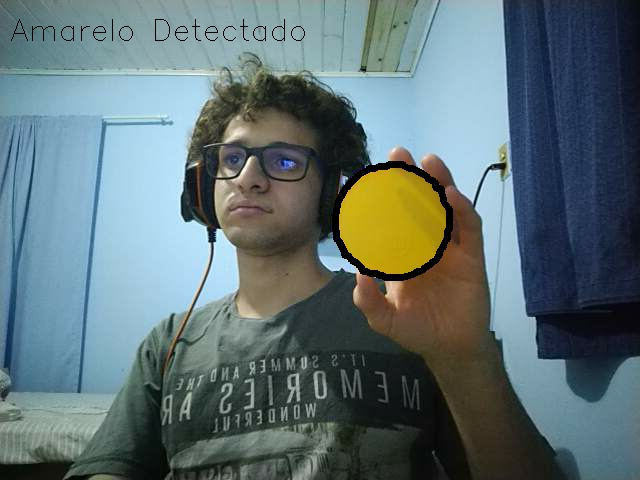
#> input picture logs/log 2020_12_4_20_40_58.jpg, 640 x 480 px, given in place of the camera
$ python SafeCheck.py
#> lines starting #> are read from the running program, lines starting #| are printed output that depends on the picture; after the words box and inside, x2 and y2 are one past the last pixel; in counts of white or black regions, pixels touching at a corner belong together
import numpy as np
import cv2
import face_recognition
import os
import glob
import datetime

car_cascade = cv2.CascadeClassifier("treinamento/cascade.xml")

face_encodings = []
faces_names = []
currentDir = os.getcwd()
path = os.path.join(currentDir, "faces/")

lista = [f for f in glob.glob(path+"*.jpg")]
tamanhoLista = len(lista)
names = lista.copy()

for i in range(tamanhoLista):
    presets = face_recognition.load_image_file(lista[i])
    encoding = face_recognition.face_encodings(presets)[0]
    face_encodings.append(encoding)
    names[i] = names[i].replace(currentDir, "")
    names[i] = names[i].replace(".jpg", "")
    names[i] = names[i].replace("faces", "")
    faces_names.append(names[i])

face_locations = []
face_encodings = []
face_names = []

camera = cv2.VideoCapture(0)
while True:
    _,frame = camera.read()
#> frame is the input picture: shape (480, 640, 3); mean B, G, R 115.7, 113, 95.4
    frame = cv2.flip(frame, 0)
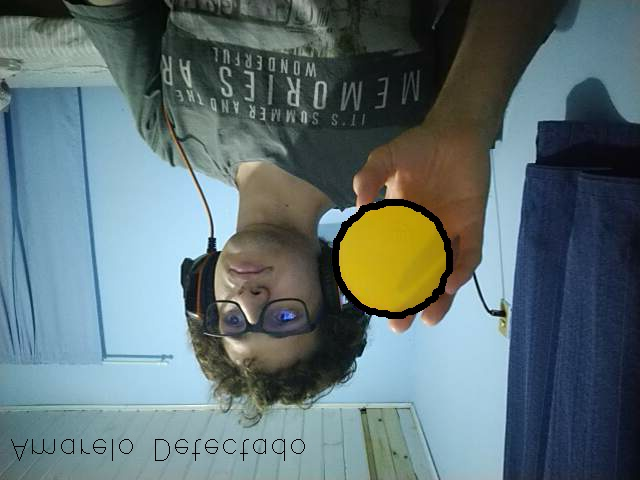
#> frame: shape (480, 640, 3); mean B, G, R 115.7, 113, 95.4
    frame = cv2.flip(frame, 1)
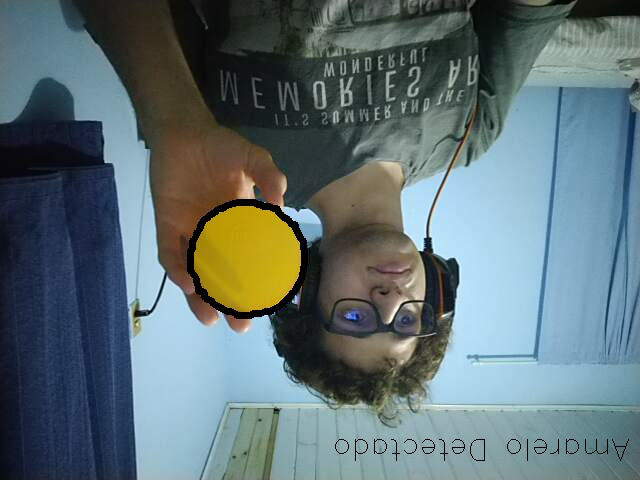
#> frame: shape (480, 640, 3); mean B, G, R 115.7, 113, 95.4

    HSV = cv2.cvtColor(frame,cv2.COLOR_BGR2HSV)
#> HSV: shape (480, 640, 3); mean H, S, V 80.9, 87.2, 126.6
    minAmare = np.array([19,203,143])
    maxAmare = np.array([255,255,255])
    maskAmare = cv2.inRange(HSV,minAmare,maxAmare)
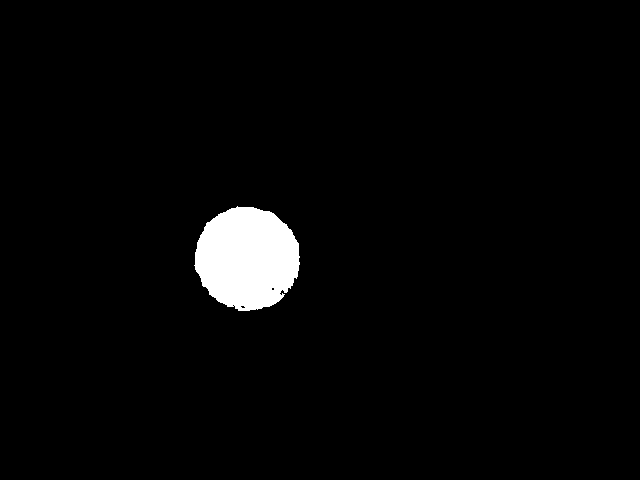
#> maskAmare: shape (480, 640); 2.8% white; 1 white region, box (x1, y1, x2, y2) and area: (194, 206, 300, 311) 8495
    resulAmare = cv2.bitwise_and(frame,frame,mask = maskAmare)
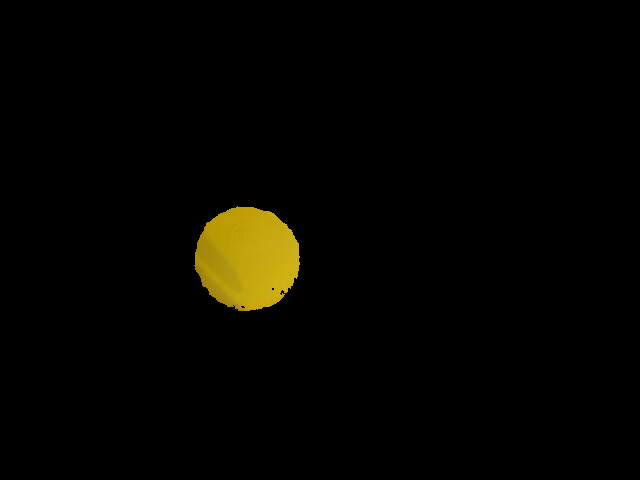
#> resulAmare: shape (480, 640, 3); mean B, G, R 0.4, 4.4, 5.3
    cinzaAmare = cv2.cvtColor(resulAmare, cv2.COLOR_BGR2GRAY)
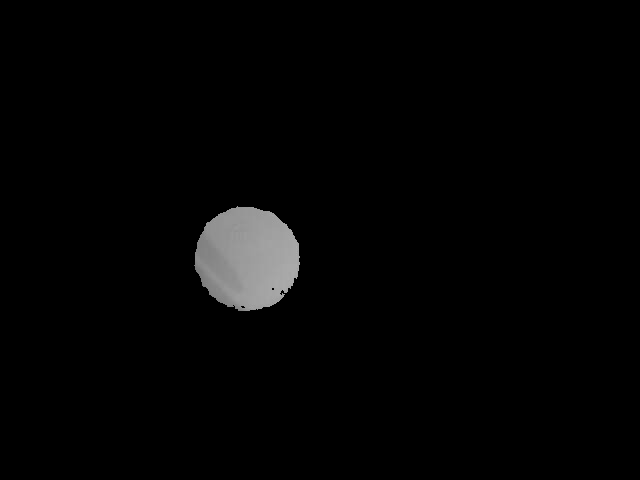
#> cinzaAmare: shape (480, 640); min 0, max 175, mean 4.2
    _, threshAma = cv2.threshold(cinzaAmare,3,255, cv2.THRESH_BINARY)

    kernel = np.ones((5, 5), np.uint8)
    threshAmaC = cv2.morphologyEx(threshAma, cv2.MORPH_CLOSE, kernel)
#> threshAmaC: shape (480, 640); 2.8% white; 1 white region

    contornAma,_ = cv2.findContours(threshAmaC, cv2.RETR_LIST, cv2.CHAIN_APPROX_SIMPLE)
#> contornAma = 1 contour; box (x1, y1, x2, y2) and area: (194, 206, 300, 311) 8372

    smallframe = cv2.resize(frame, (0, 0), fx=0.25, fy=0.25)
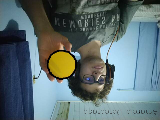
#> smallframe: shape (120, 160, 3); mean B, G, R 116, 113.2, 95.6
    rgbSmallframe = smallframe[:, :, ::-1]
#> (the run stopped early here; a loop or call above may not have finished)

$ run again, on logs/log 2020_12_4_20_41_53.jpg
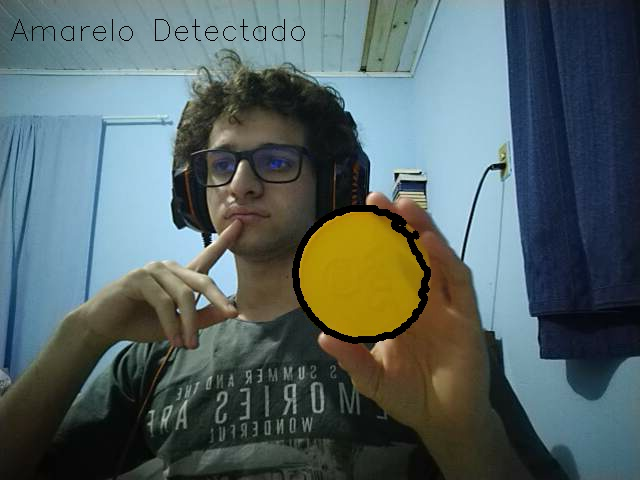
#> input picture logs/log 2020_12_4_20_41_53.jpg, 640 x 480 px, given in place of the camera
#> frame is the input picture: shape (480, 640, 3); mean B, G, R 99, 98.7, 84.2
#> HSV: shape (480, 640, 3); mean H, S, V 75.7, 98, 112.6
#> `maskAmare = cv2.inRange(HSV,minAmare,maxAmare)`:
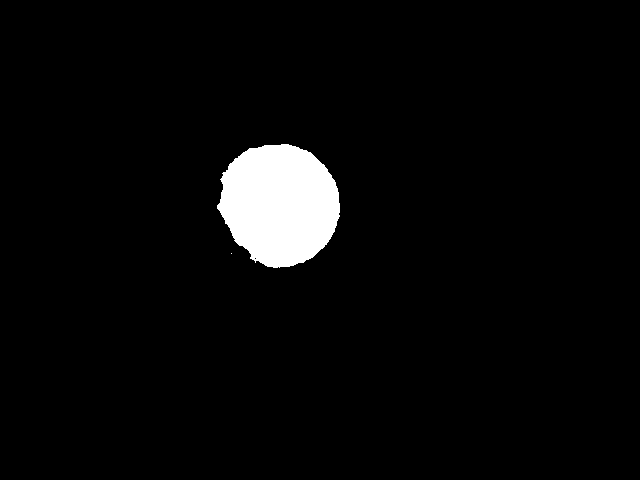
#> maskAmare: shape (480, 640); 3.8% white; 2 white regions (1 under 20 px), largest, box (x1, y1, x2, y2) and area: (217, 144, 340, 268) 11549
#> threshAmaC: shape (480, 640); 3.8% white; 2 white regions (1 under 20 px)
#> contornAma = 2 contours, 1 with area under 20; largest, box (x1, y1, x2, y2) and area: (217, 144, 340, 268) 11387
#> `smallframe = cv2.resize(frame, (0, 0), fx=0.25, fy=0.25)`:
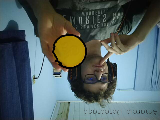
#> smallframe: shape (120, 160, 3); mean B, G, R 99.2, 98.9, 84.4

$ run again, on logs/log 2020_12_4_21_24_49.jpg
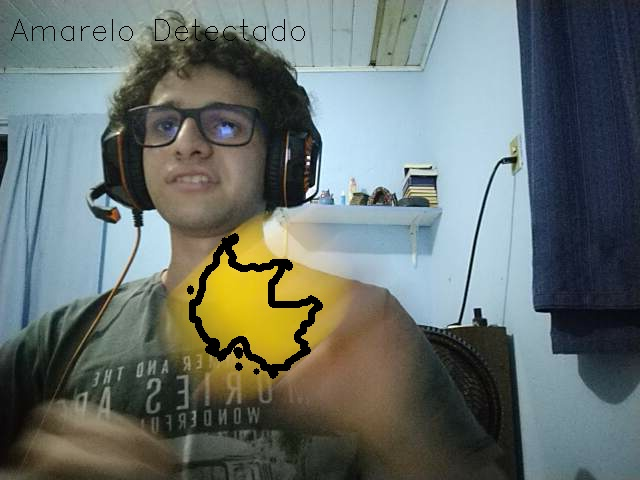
#> input picture logs/log 2020_12_4_21_24_49.jpg, 640 x 480 px, given in place of the camera
#> frame is the input picture: shape (480, 640, 3); mean B, G, R 109.4, 113.1, 103.9
#> HSV: shape (480, 640, 3); mean H, S, V 72, 75.9, 124.3
#> `maskAmare = cv2.inRange(HSV,minAmare,maxAmare)`:
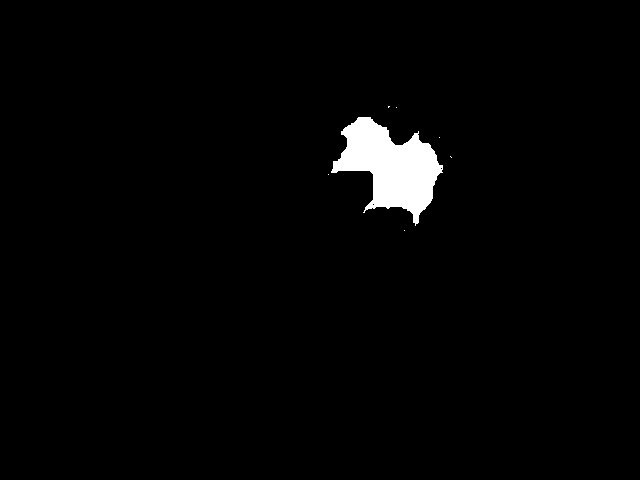
#> maskAmare: shape (480, 640); 2% white; 7 white regions (6 under 20 px), largest, box (x1, y1, x2, y2) and area: (331, 117, 443, 226) 6187
#> threshAmaC: shape (480, 640); 2% white; 7 white regions (6 under 20 px)
#> contornAma = 7 contours, 6 with area under 20; largest, box (x1, y1, x2, y2) and area: (331, 117, 443, 226) 5995
#> `smallframe = cv2.resize(frame, (0, 0), fx=0.25, fy=0.25)`:
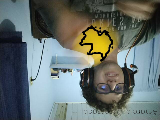
#> smallframe: shape (120, 160, 3); mean B, G, R 109.6, 113.2, 104.1
